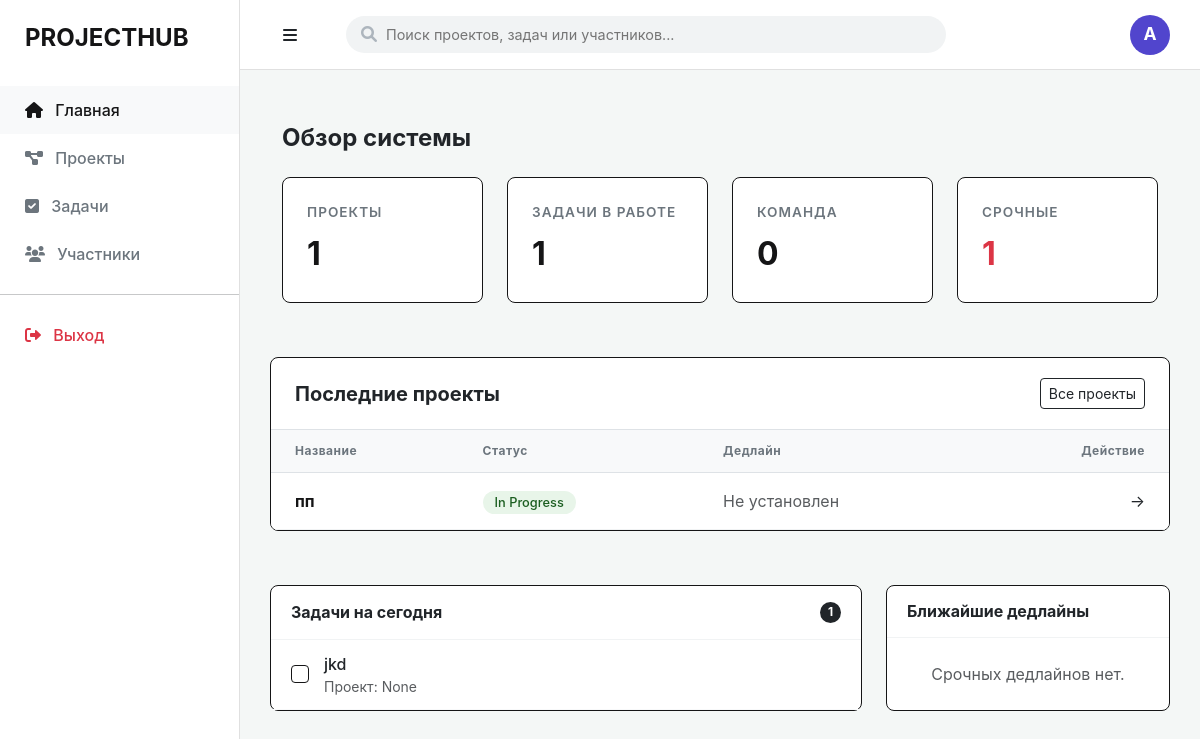
The page / on the database its author committed.
### app/models/project.py (models this page shows)
class Project(Base):
    __tablename__ = "projects"
    id = Column(Integer, primary_key=True, index=True)
    title = Column(String, nullable=False)
    description = Column(Text)
    status = Column(String, default="In Progress")
    deadline = Column(DateTime, nullable=True) # Новое поле для даты
    created_at = Column(DateTime, default=datetime.utcnow)

### app/models/task.py (models this page shows)
class Task(Base):
    __tablename__ = "tasks"
    id = Column(Integer, primary_key=True, index=True)
    title = Column(String)
    status = Column(String, default="To Do")
    deadline = Column(Date, nullable=True)
    project_id = Column(Integer, ForeignKey("projects.id"))

### app/main.py (the view)
@app.get("/")
def read_root(request: Request, db: Session = Depends(get_db)):
    total_projects = db.query(Project).count()
    active_tasks_count = db.query(Task).filter(Task.status != "Done").count()
    total_users = db.query(User).count()
    today = date.today()
    recent_projects = db.query(Project).order_by(Project.id.desc()).limit(5).all()
    tasks_today = db.query(Task).filter(Task.status != "Done").limit(5).all()
    upcoming_deadlines = db.query(Project).filter(
        Project.deadline >= today
    ).order_by(Project.deadline.asc()).limit(3).all()
    return templates.TemplateResponse("index.html", {
        "request": request,
        "stats": {
            "projects": total_projects,
            "tasks": active_tasks_count,
            "users": total_users,
            "urgent": active_tasks_count
        },
        "recent_projects": recent_projects,
        "tasks_today": tasks_today,
        "upcoming_deadlines": upcoming_deadlines
    })

### templates/index.html (shortened to what this page needs)
{% extends "base.html" %}
{% block content %}
<div class="container-fluid py-4">
    <div class="mb-4">
        <h2 class="h4 fw-bold">Обзор системы</h2>
    </div>
    <div class="row g-4">
        <div class="col-md-3">
            <div class="stat-card">
                <span class="stat-label text-uppercase">Проекты</span>
                <span class="stat-value">{{ stats.projects }}</span>
            </div>
        </div>
        <div class="col-md-3">
            <div class="stat-card">
                <span class="stat-label text-uppercase">Задачи в работе</span>
                <span class="stat-value">{{ stats.tasks }}</span>
            </div>
        </div>
        <div class="col-md-3">
            <div class="stat-card">
                <span class="stat-label text-uppercase">Команда</span>
                <span class="stat-value">{{ stats.users }}</span>
            </div>
        </div>
        <div class="col-md-3">
            <div class="stat-card">
                <span class="stat-label text-uppercase">Срочные</span>
                <span class="stat-value text-danger">{{ stats.urgent }}</span>
            </div>
        </div>
    </div>
</div>
<div class="recent-section">
    <div class="section-header">
        <h3 class="h5 mb-0 fw-bold">Последние проекты</h3>
        <a href="/projects" class="btn btn-sm btn-outline-dark">Все проекты</a>
    </div>
    <div class="table-responsive">
        <table class="table mb-0">
            <thead>
                <tr>
                    <th>Название</th>
                    <th>Статус</th>
                    <th>Дедлайн</th>
                    <th class="text-end">Действие</th>
                </tr>
            </thead>
            <tbody>
                {% for project in recent_projects %}
                <tr>
                    <td class="fw-bold">{{ project.title }}</td>
                    <td>
                        <span class="status-pill {% if project.status == 'Active' %}status-active{% else %}status-new{% endif %}">
                            {{ project.status or 'Новый' }}
                        </span>
                    </td>
                    <td class="text-muted">
                        {{ project.deadline.strftime('%d.%m.%Y') if project.deadline else 'Не установлен' }}
                    </td>
                    <td class="text-end">
                        <a href="/projects" class="text-decoration-none text-dark">→</a>
                    </td>
                </tr>
                {% else %}
                <tr>
                    <td colspan="4" class="text-center py-5 text-muted">
                        У вас пока нет созданных проектов.
                    </td>
                </tr>
                {% endfor %}
            </tbody>
        </table>
    </div>
</div>
<div class="row dashboard-lower-grid g-4">
    <div class="col-lg-8">
        <div class="info-block">
            <div class="info-header d-flex justify-content-between align-items-center">
                <h3 class="h6 mb-0 fw-bold">Задачи на сегодня</h3>
                <span class="badge rounded-pill bg-dark">{{ tasks_today|length }}</span>
            </div>
            <div class="info-body">
                {% for task in tasks_today %}
                <div class="task-item">
                    <div class="task-checkbox"></div>
                    <div class="d-flex flex-column">
                        <span class="fw-medium">{{ task.title }}</span>
                        <small class="text-muted">Проект: {{ task.project_id }}</small>
                    </div>
                </div>
                {% else %}
                <div class="p-4 text-center text-muted">На сегодня задач нет. Отдохните!</div>
                {% endfor %}
            </div>
        </div>
    </div>
    <div class="col-lg-4">
        <div class="info-block">
            <div class="info-header">
                <h3 class="h6 mb-0 fw-bold">Ближайшие дедлайны</h3>
            </div>
            <div class="info-body">
                {% for proj in upcoming_deadlines %}
                <div class="deadline-item {% if loop.first %}deadline-urgent{% endif %}">
                    <div class="fw-bold d-block">{{ proj.title }}</div>
                    <small class="text-danger fw-bold">
                        {{ proj.deadline.strftime('%d %b') if proj.deadline else '—' }}
                    </small>
                </div>
                {% else %}
                <div class="p-4 text-center text-muted">Срочных дедлайнов нет.</div>
                {% endfor %}
            </div>
        </div>
    </div>
</div>
{% endblock %}

### templates/base.html (style rules this page uses)
:root { --sidebar-width: 240px; --topbar-height: 70px; --neutral-dark: #151516; --neutral-gray: #6c757d; }
body { background-color: #f4f7f6; font-family: 'Inter', sans-serif; margin: 0; overflow-x: hidden; }

### templates/index.html (style rules this page uses)
.stat-card { background-color: #ffffff; border: 1px solid #151516; border-radius: 8px; padding: 24px; transition: transform 0.2s, box-shadow 0.2s; height: 100%; }
.stat-label { font-size: 0.85rem; text-uppercase: uppercase; letter-spacing: 1px; color: #6c757d; font-weight: 600; margin-bottom: 8px; display: block; }
.stat-value { font-size: 2rem; font-weight: 700; color: #151516; display: block; }
.recent-section { background-color: #ffffff; border: 1px solid #151516; border-radius: 8px; margin-top: 30px; padding: 0; overflow: hidden; }
.section-header { padding: 20px 24px; border-bottom: 1px solid #dee2e6; display: flex; justify-content: space-between; align-items: center; }
.table thead th { background-color: #f8f9fa; text-uppercase: uppercase; font-size: 0.75rem; letter-spacing: 0.5px; color: #6c757d; border-top: none; padding: 12px 24px; }
.table tbody td { padding: 16px 24px; vertical-align: middle; color: #151516; border-bottom: 1px solid #f1f3f4; }
.status-pill { padding: 4px 12px; border-radius: 20px; font-size: 0.8rem; font-weight: 500; }
.status-new { background-color: #e8f5e9; color: #1b5e20; }
.dashboard-lower-grid { margin-top: 30px; }
.info-block { background-color: #ffffff; border: 1px solid #151516; border-radius: 8px; height: 100%; display: flex; flex-direction: column; }
.info-header { padding: 16px 20px; border-bottom: 1px solid #f1f3f4; }
.info-body { padding: 0; }
.task-item { display: flex; align-items: center; padding: 12px 20px; border-bottom: 1px solid #f8f9fa; transition: background 0.2s; }
.task-checkbox { width: 18px; height: 18px; border: 1px solid #151516; border-radius: 4px; margin-right: 15px; cursor: pointer; }

### rows shown on the page
Project: title "пп", status "In Progress", deadline "Не установлен"
Task: title "jkd", project_id "None"

### other values the page prints
{{ stats.projects }} "1"
{{ stats.tasks }} "1"
{{ stats.users }} "0"
{{ stats.urgent }} "1"
{{ tasks_today|length }} "1"
